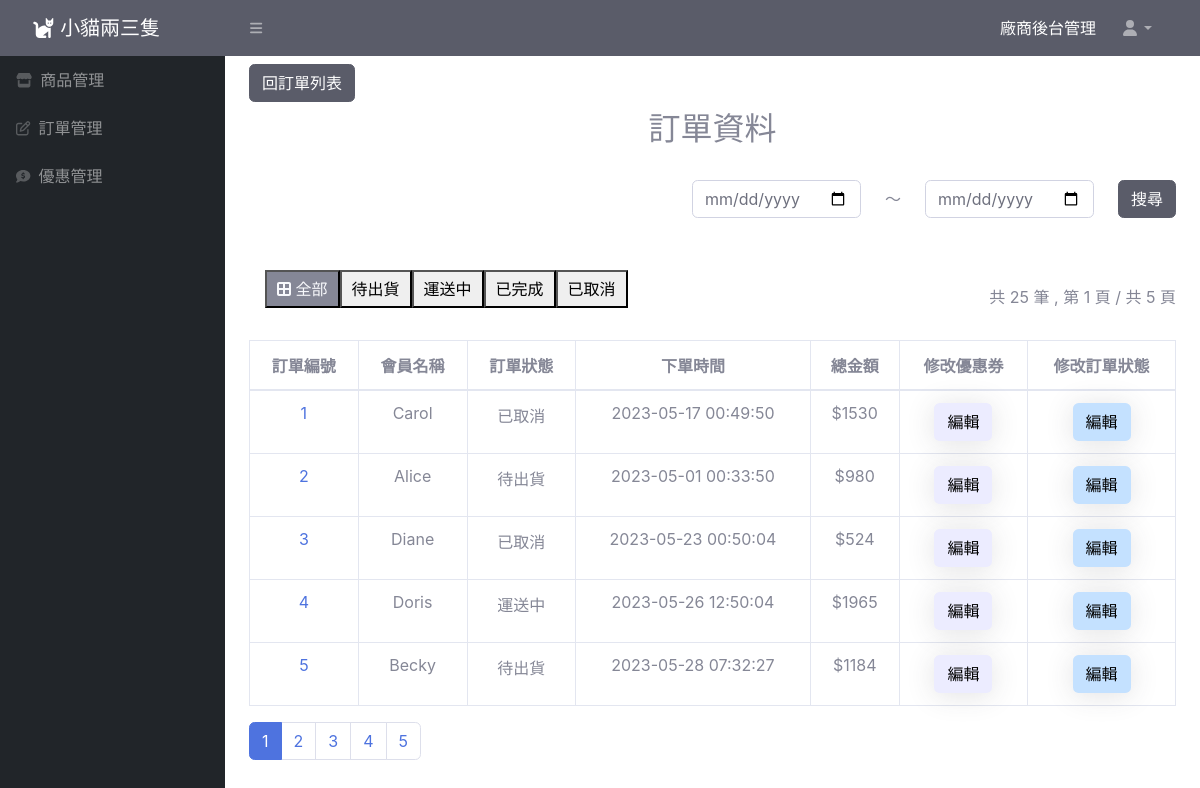
Page /pet_back/order-search.php on the earlier database version.
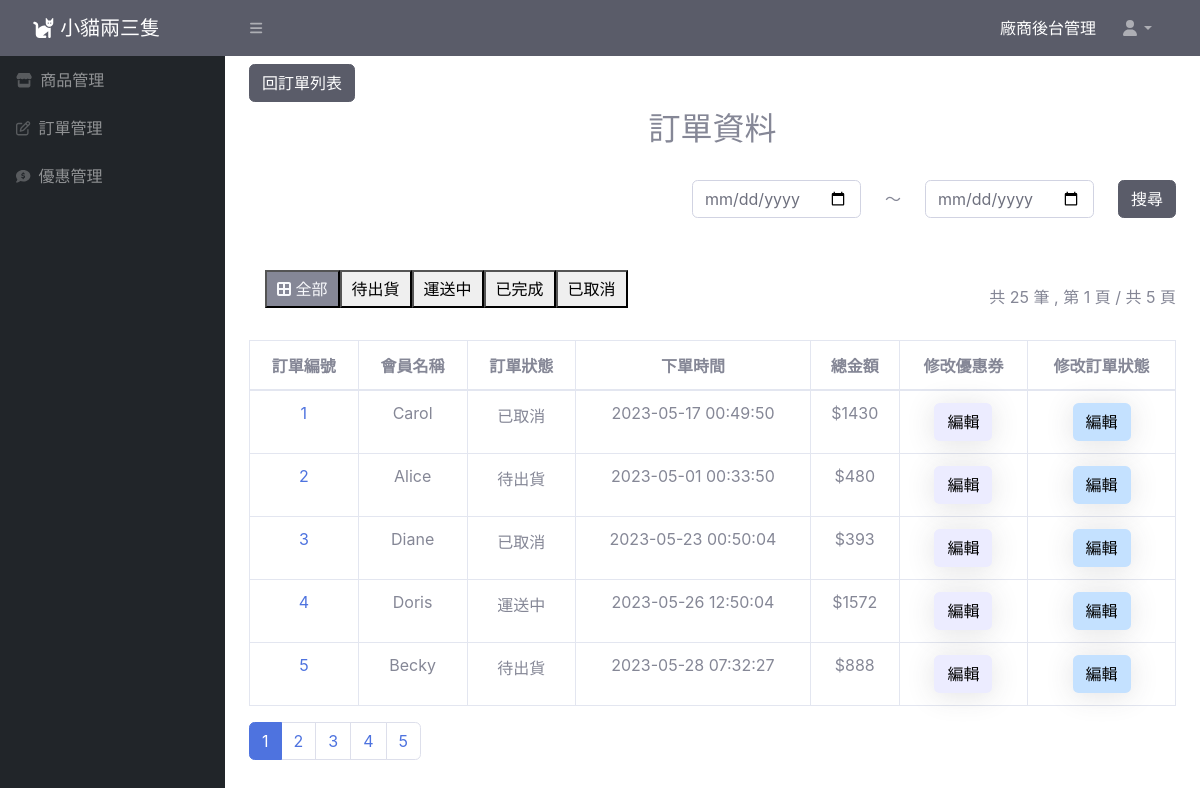
Same page on the later database version.
### tables this page shows
CREATE TABLE `orders` (
  `order_id` int(30) NOT NULL,
  `vendor_id` int(30) NOT NULL,
  `user_id` int(30) NOT NULL,
  `status_id` varchar(30) NOT NULL,
  `created_at` datetime NOT NULL,
  `total_amount` int(50) NOT NULL
);

CREATE TABLE `users` (
  `user_id` int(11) NOT NULL,
  `username` varchar(30) NOT NULL,
  `password` varchar(30) NOT NULL,
  `email` varchar(30) NOT NULL,
  `created_at` datetime NOT NULL,
  `updated_at` datetime NOT NULL,
  `valid` tinyint(4) UNSIGNED NOT NULL
);

CREATE TABLE `order_status` (
  `status_id` int(3) NOT NULL,
  `status_name` varchar(30) NOT NULL
);

### pet_back/order/order-search.php (the view, shortened to what the changed rows need)
<?php
require_once("./db_connect.php");
$page = $_GET["page"] ?? 1;
$whereClouse = "";
$perPage = 5;
$startItem = ($page - 1) * $perPage;
$sql = "SELECT orders.*, users.username AS user_name, order_status.status_name AS status_name
    FROM orders
    JOIN users ON users.user_id = orders.user_id
    JOIN order_status ON order_status.status_id = orders.status_id
    $whereClouse
    ORDER BY order_id ASC
    LIMIT $startItem, $perPage";
$result = $conn->query($sql);
$rows = $result->fetch_all(MYSQLI_ASSOC);
?>
<!doctype html>
<html lang="en">
<head>
    <link href="https://cdn.jsdelivr.net/npm/bootstrap@5.2.1/dist/css/bootstrap.min.css" rel="stylesheet">
    <link href="css/sb-admin-2.min.css" rel="stylesheet">
</head>
<body>
    <div class="container ">
        <div class="py-1 text-center">
            <?php
            $title = "訂單資料";
            ?>
            <h1 class="h2"> <?= $title ?> </h1>
        </div>
        <table class="table table-bordered align-middle text-center ">
            <thead>
                <tr>
                    <th>訂單編號</th>
                    <th>會員名稱</th>
                    <th>訂單狀態</th>
                    <th>下單時間</th>
                    <th>總金額</th>
                    <th>修改優惠券</th>
                    <th>修改訂單狀態</th>
                </tr>
            </thead>
            <tbody>
                <?php foreach ($rows as $row) :
                ?>
                    <tr>
                        <td>
                            <a href="order-details.php?order_id=<?= $row["order_id"] ?> " class="text-decoration-none">
                                <?= $row["order_id"] ?>
                            </a>
                        </td>
                        <td><?= $row["user_name"] ?></td>
                        <td><?= $row["status_name"] ?></td>
                        <td><?= $row["created_at"] ?></td>
                        <td>
                            $<?= $row["total_amount"] ?>
                        </td>
                        <td><a href="order-details.php?order_id=<?= $row["order_id"] ?> " class="btn  shadow   rounded edit1">編輯</a></td>
                        <td><a href="order-update.php?order_id=<?= $row["order_id"] ?> " class="btn  shadow  rounded edit2">編輯</a></td>
                    </tr>
                <?php endforeach; ?>
            </tbody>
        </table>
    </div>
</body>
</html>

Differences in the rows shown:
changed orders "Carol": total_amount "1530" → "1430"
changed orders "Alice": total_amount "980" → "480"
changed orders "Diane": total_amount "524" → "393"
changed orders "Doris": total_amount "1965" → "1572"
changed orders "Becky": total_amount "1184" → "888"
